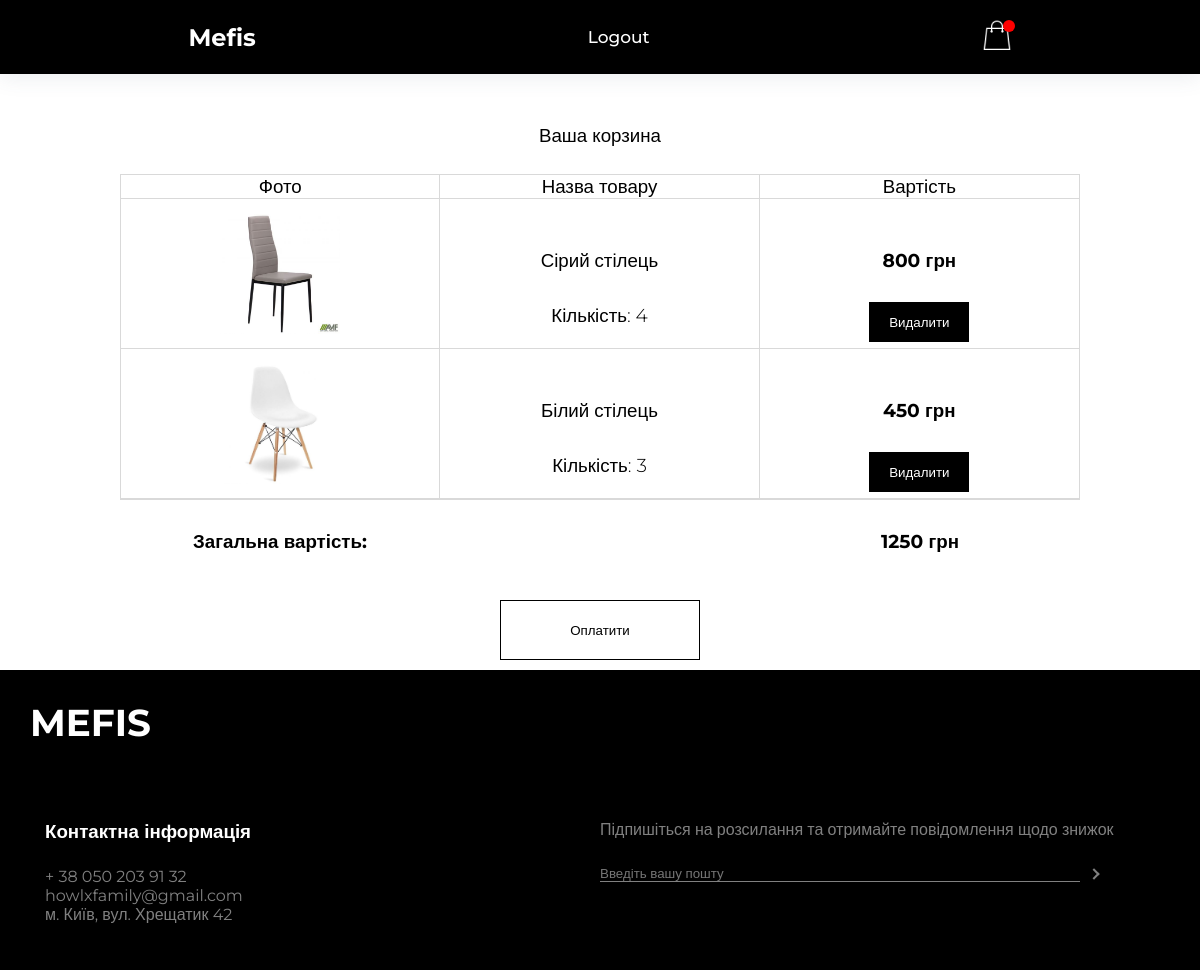
The app's page /cart (signed in) with its own data.
### main/models.py (models this page shows, shortened)
class CartItem(models.Model):
    product = models.ForeignKey(Product, on_delete=models.CASCADE, related_name='items')
    cart = models.ForeignKey(Cart, on_delete=models.CASCADE, related_name='cartitems')
    quantity = models.IntegerField(default=0)
    def __str__(self):
        return str(self.product.name)
    @property
    def price(self):
        return self.product.price * self.quantity

class Product(models.Model):
    id = models.IntegerField(primary_key=True)
    name = models.CharField(max_length=255)
    description = models.TextField(blank=True)
    fabrics = models.ForeignKey(Fabric, on_delete=models.DO_NOTHING, null=True)
    photo = models.ImageField(upload_to='main/static/main/img')
    price = models.DecimalField(default=0, max_digits=10, decimal_places=0)
    is_available = models.BooleanField(default=True)
    category = models.ForeignKey(Categories, on_delete=models.CASCADE, null=True)
    subcategory = models.ForeignKey(Subcategories, on_delete=models.CASCADE, null=True)

class Cart(models.Model):
    id = models.UUIDField(default=uuid.uuid4(), primary_key=True)
    user = models.ForeignKey(User, on_delete=models.CASCADE)
    completed = models.BooleanField(default=False)
    @property
    def total(self):
        items = self.cartitems.all()
        total = sum([item.price for item in items])
        return total

### main/views.py (the view)
# urls.py: path('cart', views.cart, name='cart'),
def cart(request):
    cart = None
    cartitems = []
    if request.user.is_authenticated:
        cart, created = Cart.objects.get_or_create(user=request.user, completed=False)
        cartitems = cart.cartitems.all()
    print(cartitems)
    context = {"cart": cart, "items": cartitems}
    return render(request, 'main/cart.html', context)

### main/templates/main/cart.html (shortened to what this page needs)
{% extends 'main/layout.html' %}
{% block content %}
    {% include "main/includes/header.html" %}
    <div class="cart-wrapper">
        <div class="your-cart">
            <h3>Ваша корзина</h3>
        </div>
        <div class="cart-summary">
            <div class="item-summary">
                <h3 class="item-photo">
                    Фото
                </h3>
                <h3 class="item-name">
                    Назва товару
                </h3>
                <h3 class="item-total-price">
                    Вартість
                </h3>
            </div>
            <div class="cart-item">
                {% for item in items %}
                    {% if item.quantity != 0 %}
                <div class="cart-item-wrapper">
                    <div class="item-image">
                        <img src="{{ item.product.photo.url }}" alt="img">
                    </div>
                    <div class="item-name-quantity">
                        <h3 class="cart-name ">{{ item.product.name }}</h3>
                        <h3 class="cart-quantity">Кількість: {{ item.quantity }}</h3>
                    </div>
                    <div class="item-price">
                        <h3>{{ item.price }} грн</h3>
                        <button class="delete-button" id="{{ item.product.id }}"  value="{{ item.product.id }}">Видалити</button>
                    </div>
                </div>
                    {% endif %}
                {% endfor %}
            </div>
        </div>
        <div class="total-cost">
            <h3>Загальна вартість: </h3>
            <div class="cost">
                <h3>{{ cart.total }} грн</h3>
            </div>
        </div>
        <div class="purchase-button">
            <button class="button-purchase">Оплатити</button>
        </div>
    </div>
    {% include "main/includes/footer.html" %}
{% endblock %}

### main/static/main/css/index.css (style rules this page uses)
* { margin: 0; padding: 0; box-sizing: border-box; font-family: 'Montserrat', sans-serif; }

### main/static/main/css/cart.css (style rules this page uses)
.cart-wrapper { height: auto; margin-left: 10%; margin-right: 10%; display: grid; grid-template-rows: 100px auto 100px; }
.your-cart { grid-area: 1/1/2/2; display: grid; grid-template-columns: repeat(3, 1fr); text-align: center; }
.your-cart h3 { padding-top: 50px; font-weight: 500; grid-area: 1/2/2/3; }
.item-photo { border-right: 1px solid rgba(67, 67, 67, .2); border-bottom: 1px solid rgba(67, 67, 67, .2); }
.purchase-button { width: 100%; text-align: center; margin-bottom: 10px; }
.button-purchase { border: 1px solid black; background-color: white; width: 200px; height: 60px; }
.item-name { border-right: 1px solid rgba(67, 67, 67, .2); border-bottom: 1px solid rgba(67, 67, 67, .2); }
.item-total-price { border-bottom: 1px solid rgba(67, 67, 67, .2); }
.cart-summary { grid-area: 2/1/3/2; display: grid; border: 1px solid rgba(67, 67, 67, .2); }
.item-summary { display: grid; grid-template-columns: repeat(3, 1fr); text-align: center; }
.item-summary h3 { font-weight: 400; }
.total-cost { grid-area: 3/1/4/2; margin-top: 30px; }
.cart-item { display: inline-block; }
.cart-item-wrapper { display: grid; grid-template-columns: repeat(3, 1fr); text-align: center; justify-content: center; height: 150px; border-bottom: 1px solid rgba(67, 67, 67, .2); }
.item-image { border-right: 1px solid rgba(67, 67, 67, .2); }
.item-name-quantity { border-right: 1px solid rgba(67, 67, 67, .2); padding-top: 50px; }
.cart-name { font-weight: 400; }
.cart-quantity { margin-top: 10%; font-weight: 300; }
.total-cost { display: grid; grid-template-columns: repeat(3, 1fr); text-align: center; }
.item-image img { max-height: 120px; margin-top: 15px; vertical-align: middle; max-width: 80%; }
.item-image { justify-items: center; }
.item-price { padding-top: 50px; }
.cost { grid-area: 1/3/2/4; }
.delete-button { border: none; background-color: black; color: white; height: 40px; width: 100px; margin-top: 30px; cursor:pointer; }

### records on screen
CartItem: product.photo (picture), product.name "Сірий стілець", quantity "4", price "800"
CartItem: product.photo (picture), product.name "Білий стілець", quantity "3", price "450"
Cart: total "1250"
